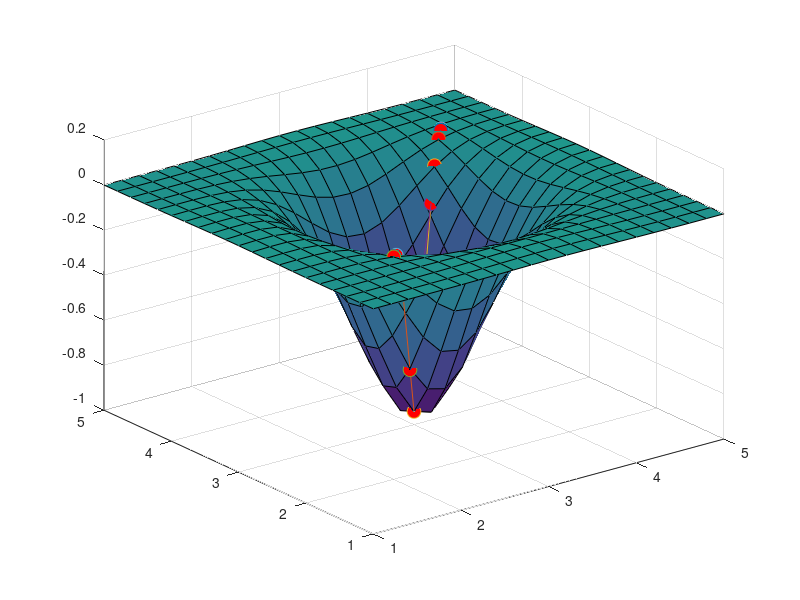

This chart was generated by the following MATLAB code:
function metodo_gradient()
  alfa = 2.09;
  tol = 10e-3;
  x1 = x2 = ((4.5)/(5))*(pi);

  resultsGrad = do_method(x1, x2, alfa, tol);
  plot_graph(resultsGrad);
endfunction

function results = do_method(x1, x2, alfa, tol)
  xZero = [
    x1;
    x2
  ];
  x1 = nan;
  results = zeros(3, 1000);

  for i=1 : 1000
    x1 = xZero - alfa * get_gradient_vector_result(xZero(1, 1), xZero(2, 1));

    results(1: 2, i) = x1;
    results(3, i) = functionOfX(x1);

    if(abs(functionOfX(x1)) <= tol)
      results = results(:, 1:i);

      printf("Raiz encontrada em x1=%.16f, x2=%.16f, z=%.16f  rodando %d iteracoes", x1(1,1), x1(2,1), functionOfX(x1), i);
      return;
    endif

    xZero = x1;
  endfor

  printf("Raiz encontrada em x1=%.16f, x2=%.16f, z=%.16f  rodando %d iteracoes", x1(1,1), x1(2,1), functionOfX(x1), 1000);

endfunction

function y = functionOfX(xValues)
  x1 = xValues(1,:);
  x2 = xValues(2,:);
  c = -((x1 - pi).^2 + (x2 - pi).^2);
  y = (-cos(x1)).*(cos(x2)).*exp(c);
endfunction

function y = functionOfXMesh(x1, x2)
  c = -((x1 - pi).^2 + (x2 - pi).^2);
  y = (-cos(x1)).*(cos(x2)).*exp(c);
endfunction

function response = get_gradient_vector_result(x1, x2)
  c = -((x1 - pi).^2 + (x2 - pi).^2);
  response = [
    exp(c).*cos(x2).*(sin(x1) + 2.*cos(x1).*(x1 - pi));
    (-exp(c)).*cos(x1).*((-sin(x2)) -2.*cos(x2).*(x2 - pi))
  ];
endfunction

function plot_graph(results)
  x1Values = 1 : 0.2 : 5;
  x2Values = 1 : 0.2 : 5;
  [x1Values x2Values] = meshgrid(x1Values, x2Values);
  zValues = functionOfXMesh(x1Values, x2Values);

  %plot surface
  surf(x1Values, x2Values, zValues);
  hold on;

  for i=1 : length(results(1,:))

    scatter3(results(1, i), results(2, i), results(3, i), 'MarkerFaceColor', 'r', 'sizedata', 100);

    if (i>1)
      x1Interval = results(1, i-1 : i);
      x2Interval = results(2, i-1 : i);
      zInterval = results(3, i-1 : i);
      plot3(x1Interval, x2Interval, zInterval);
    endif
    pause(0.7);
  endfor
endfunction
